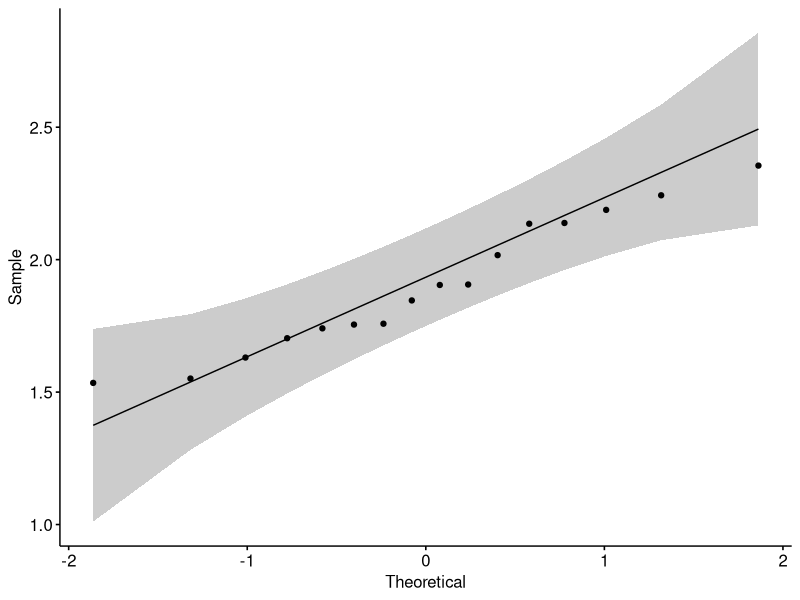
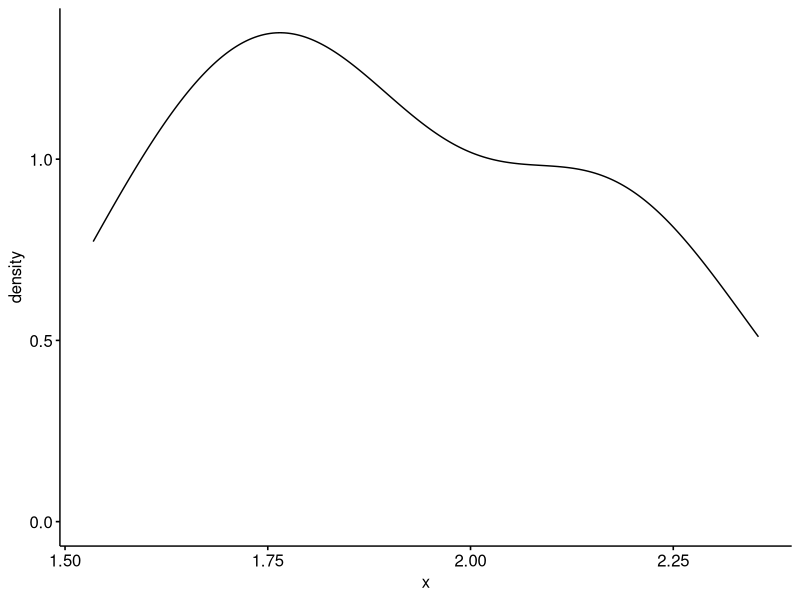

Generate these figures, in order, with R: (Note: this script raises an error after producing the figures.)
## ---- chunk 1
knitr::opts_chunk$set(echo = TRUE)
knitr::opts_chunk$set(warning = FALSE)
library(ggplot2)
library(ggpubr)
library(tidyverse)
library(plyr)
library(dplyr)
library(vegan)
library(cowplot)
library(grid)
setwd("C:/Users/Jackson/Desktop/Marine Bio/Deepwater_MPAs")
## ---- chunk 2

# Bring in data
Density <- data.frame(read.csv("Density_table_2005-2019.csv"))
Count <- data.frame(read.csv("Count_table_2005-2019.csv"))
Anacapa.d <- subset(Density, MPA_Group == "Anacapa Island")
Anacapa.c <- subset(Count, MPA_Group == "Anacapa Island")

# create a shannon diversity column using the vegan package

Anacapa.c <- mutate(Anacapa.c, Diversity = diversity(Anacapa.c[,7:163]))

# create a new data frame without white urchins

Anacapa.c.m <- subset(Anacapa.c,select=-White.sea.urchin)

# and make a shannon diversity column from this new data frame : Modified diversity

Anacapa.c.m <- mutate(Anacapa.c.m, Diversity = diversity(Anacapa.c.m[,7:163]))

# Combine columns from multiple data frames to make one simple, straightforward frame

Div.data <- data.frame(Year=Anacapa.c.m$Year,Type=Anacapa.c.m$Type,
                       Diversity=Anacapa.c$Diversity,
                       Modified.Diversity=Anacapa.c.m$Diversity)
## ---- chunk 3
# Is the (modified) diversity data normal?

# Run ggqplot to look at normality and ggdensity to examine the distribution
ggqqplot(Div.data$Modified.Diversity)
ggdensity(Div.data$Modified.Diversity)

# A shapiro test can test for normality
shapiro.test(Div.data$Modified.Diversity)
# the var.test examines if the variance between the two data sets is equal:
# in this case it is modified diversity in the SMCA and SMR
var.test(Modified.Diversity~Type, data = Div.data)

# The data is normal. So a paired t-test can be used to test the effects of 
# MPA type on (modified) Shannon diversity, while controlling for the effects
# of individual years.

t.test(Modified.Diversity~Type, data=Div.data, 
       alternative = "two.sided", paired=TRUE,var.equal=TRUE)

# Null hypothesis rejected. There's definitely a significant difference 
# in (modified) diversity when 
# year and white urchin outbreaks are controlled for. 
# (n = 8, df = 7, t = -5.8635, p = 0.000622)
## ---- chunk 4
# Add spiny lobsters to data

Div.data <- mutate(Div.data, lobster=Anacapa.d$California.spiny.lobster)

# This lobster density data changes from 0 to slight to high, so even without
# a Shapiro test I know this isn't a normal distribution.
# Besides, If I just want to look at a correlation between lobster density and 
# diversity, I just need a correlation test that doesn't assume normality. 
# Run a spearman's rank correlation

lobs.sp = cor.test(Div.data$lobster,Div.data$Diversity, method="spearman")
lobs.sp

# There is no correlation, (r = -0.0184219, p = 0.946) but white urchin density 
# is EXTREMELY high, in 2014 and 2015, so that may be throwing it off. 
# What about the (modified) diversity?

lobs.sp2 = cor.test(Div.data$lobster,Div.data$Modified.Diversity,
                    method="spearman")
lobs.sp2

# Here, the null hypothesis is rejected and there IS a correlation between 
# lobster density and diversity (r = 0.7430168. p = 0.0009741)

# Does SMR or SMCA matter (i.e. does fishing pressure matter?)
# In this case, I want to see if the independent variable (MPA type) is 
# affecting lobster density, so I need at t-test to compare population means in
# each MPA type. However, the data isn't normal, so I'll have to bootstrap the 
# test. 

# Calculate Signal:Noise (SN)
p1 = subset(Div.data, Type == "SMR")[,5]
p2 = subset(Div.data, Type == "SMCA")[,5]
b=c(p1,p2)
n1 = length(p1)
n2 = length(p2)
n =length(b)
s1 = sd(p1)
s2 = sd(p2)
pooledVar=(((n1-1)*s1^2+(n2-1)*s2^2)/(n1+n2-2))
signal = (1/((1/n1)+(1/n2)))*(mean(p1)-mean(p2))^2
calcSN =  signal/pooledVar

# Bootstrap t-test

trials = 1000
SN <- as.vector(NULL) # vector to hold SN
for (i in 1:trials) { #bootstrap resamples
  bs.H <- sample(b, n1, replace = TRUE) #resample H from all
  bs.C <- sample(b, n2, replace = TRUE) #resample C from all
  bs.s1 = sd(bs.H)
  bs.s2 = sd(bs.C)
  bs.pooledVar=(((n1-1)*bs.s1^2+(n2-1)*bs.s2^2)/(n1+n2-2))
  bs.signal = (1/((1/n1)+(1/n2)))*(mean(bs.H)-mean(bs.C))^2
  SN[i] = bs.signal/bs.pooledVar}
hist(SN) # plot (good habit)
bs.p = (sum(SN > calcSN))/trials # p-value.
label0="S:N:"
label2="P-value from bootstrap_m1:"
sprintf("%s %f", label0,calcSN)
sprintf("%s %f", label2,bs.p)

# Yes! The lack of fishing pressure has a significant effect!
# (S:N = 3.701043, p = 0.049)

# If white urchins are dropping diversity this much, there should be a 
# correlation...
## ---- chunk 5
# Add white urchins to data
Div.data <- mutate(Div.data, urchin=Anacapa.d$White.sea.urchin)

# Because it is hypothesized the urchins are causing diversity to drop, a t-test
# will be used with white urchins as the independent variable. 
# So is the data normal?

## visualize and test for normality
ggqqplot(Div.data$Diversity)
ggdensity(Div.data$Diversity)
shapiro.test(Div.data$Diversity)

# No, it is not normal. So it'll be bootstrapped.

# Calculate signal to noise
n = 16
m_x = mean(Div.data$urchin)
m_y = mean(Div.data$Diversity)
b1_num = sum((Div.data$urchin-m_x)*(Div.data$Diversity-m_y))
b1_den = sum((Div.data$urchin-m_x)^2)
b1=b1_num/b1_den
b0 = m_y-b1*m_x
SSE_R = sum((Div.data$Diversity-m_y)^2)
SSE_F = sum((Div.data$Diversity - (b0+b1*Div.data$urchin))^2)
Signal = SSE_R-SSE_F
Noise = SSE_F/(n-2)
SN = Signal/Noise

# Bootstrap t-test

trials = 1000
urn.x = Div.data$urchin
urn.y = Div.data$Diversity
bs.SN = NULL # vector to hold SN
for (i in 1:trials) {
  bs.x = sample(urn.x, n, replace = T) 
  bs.y = sample(urn.y, n, replace = T) 
  bs.m = lm(formula = bs.y~bs.x) #runs regression with bootstrapped data
  bs.ms = summary(bs.m)
  f = bs.ms$fstatistic[1] #extracts the f statistic from the model
  bs.SN[i] = f}
bs.p=(sum(bs.SN > SN))/trials #SN is from previous steps. If cleared workspace will need to calculate again.

cat("P-value for bootstrap is", bs.p, "\n")
hist(bs.SN, breaks = 200)
abline(v=SN, col="red", lty="dotted", lwd=2)

# The null hypothesis is rejected. White urchins and Shannon diversity are 
# negatively correlated in the Anacapa MPAs (n = 16, p = 0.003).

# So, are white urchins and spiny lobsters correlated too?
# Just a correlation, no assumptions on normality.
# Spearman's rank test will be used. 

lo.ur.sp = cor.test(Div.data$urchin,Div.data$lobster, method="spearman")
lo.ur.sp

# Apparently they are (Spearman's r = 0.5516187, p = 0.02675)
# What are the interactions? Run a two-way ANOVA to find out.

div.aov <- aov(Diversity ~ urchin * lobster, data = Div.data)
summary(div.aov)

# There appears to be no interaction between white urchins and spiny lobsters
# in terms of diversity. The only significant correlation is that white urchins
# decrease diversity (urchin df = 1,12 F = 32.812, p = 9.48e-05).
## ---- chunk 6
# Create an NMDS for Anacapa, using SMCA and SMR each year as the different
# communities.
yr <- c("2005","2005","2006","2006","2007","2007","2008","2008","2009",
        "2009","2014","2014","2015","2015","2019","2019")
Anacapa.c.labels <- Anacapa.c[,2:6]
Anacapa.c.data <- Anacapa.c[,7:163]
Anacapa.mds <- metaMDS(Anacapa.c.data, distance = "bray", k = 2, trymax = 100,
                       autotransform = FALSE)
# Run stressplot
stressplot(Anacapa.mds)
MDS <- plot(Anacapa.mds, type = "n",
     main = "Anacapa SMR and SMCA sites each year")
orditorp(Anacapa.mds, display="sites", label = yr, 
         col=c("green","purple","green","purple","green","purple","green",
               "purple","green","purple","green","purple","green","purple",
               "green","purple"), air=0.01, cex=0.75)
ordiellipse(Anacapa.mds, groups=Anacapa.c.labels$Type, draw="polygon", 
            col=c("grey"), label=T)
# Create a species fit
Anacapa.spp.fit <- envfit(Anacapa.mds, Anacapa.c.data, permutations = 10000)
plot(Anacapa.spp.fit, p.max = 0.005, col="black", cex=0.7)
legend("topleft", "stress = 0.994", bty = "n", cex = 1)

## Very cool. And there's the spiny lobsters and White urchins, so they 
## are obviously having an effect on characterizing the SMR. 
## ---- chunk 7
# Add CA sea cucumber to data
Div.data <- mutate(Div.data, CA.sea.cucumber=Anacapa.d$California.sea.cucumber)

# Is there a correlation between California sea cucumbers and modified 
# diversity?
# A correlation can be tested using Spearman's

cumber.sp <- cor.test(Div.data$CA.sea.cucumber,Div.data$Modified.Diversity, 
                      method="spearman")
cumber.sp

# There is no correlation (r = 0.2352941, p = 0.379)

# How about... with unmodified diversity?

cumber.sp2 <- cor.test(Div.data$CA.sea.cucumber,Div.data$Diversity,
                       method="spearman")
cumber.sp2

# No, no there is not a correlation here either 
# (Spearman's r = -0.2205882, p = 0.4103)

# Well, is it at least doing better in the SMR where it isn't fished?
# Like with the lobsters, a bootstrapped t-test will be used to test for
# a difference between 'cumbers in the SMR vs. the SMCA. 

# Calculate Signal:Noise

p1 = subset(Div.data, Type == "SMR")[,7]
p2 = subset(Div.data, Type == "SMCA")[,7]
b=c(p1,p2)
n1 = length(p1)
n2 = length(p2)
n =length(b)
s1 = sd(p1)
s2 = sd(p2)
pooledVar=(((n1-1)*s1^2+(n2-1)*s2^2)/(n1+n2-2))
signal = (1/((1/n1)+(1/n2)))*(mean(p1)-mean(p2))^2
calcSN =  signal/pooledVar

# Bootstrap t-test

trials = 1000
SN <- as.vector(NULL) # vector to hold SN
for (i in 1:trials) { #bootstrap resamples
  bs.H <- sample(b, n1, replace = TRUE)
  bs.C <- sample(b, n2, replace = TRUE) 
  bs.s1 = sd(bs.H)
  bs.s2 = sd(bs.C)
  bs.pooledVar=(((n1-1)*bs.s1^2+(n2-1)*bs.s2^2)/(n1+n2-2))
  bs.signal = (1/((1/n1)+(1/n2)))*(mean(bs.H)-mean(bs.C))^2
  SN[i] = bs.signal/bs.pooledVar}
hist(SN) # plot (good habit)
bs.p = (sum(SN > calcSN))/trials # p-value.
label0="S:N:"
label2="P-value from bootstrap_m1:"
sprintf("%s %f", label0,calcSN)
sprintf("%s %f", label2,bs.p)

# No, apparently the SMR doesn't have a significant effect (n = 16, p = 0.227)

# Well, how about the other abundant sea cucumber? The warty sea cucumber...

# Add to data

Div.data <- mutate(Div.data, Warty.sea.cucumber=Anacapa.d$Warty.sea.cucumber)

# And run a spearman's rank test with modified diversity
# No need to run unmodified. It's pretty clear that the urchins skew the 
# diversity index way to much for it to be useful outside urchin analysis. 

w.cumber.sp <- cor.test(Div.data$Warty.sea.cucumber,Div.data$Modified.Diversity,
                        method="spearman")
w.cumber.sp

# Warty sea cucumbers are correlated with modified diversity 
# (Spearman's r = 0.5558824, p = 0.02762)

# Based on the fact that only invertebrates on the NMDS are different
# between the SMR and SMCA, it seems silly to look at those differences
# for Warty sea cucumbers. 
# BUT, maybe it wouldn't hurt to run another organism on that NMDS...
## ---- chunk 8
# Add orange gorgonians to the data
Div.data <- mutate(Div.data, Orange.gorgonian=Anacapa.d$Orange.gorgonian)

# Check correlation with (non-urchin) diversity, just out of curiosity.
orange.sp <- cor.test(Div.data$Orange.gorgonian,Div.data$Modified.Diversity, 
                      method="spearman")
orange.sp

# Orange gorgonians appear to have a significant correlation with diversity.
# (Spearman's r = 0.6696194, p = 0.004547)

# Now to see how associated it is with the SMR
# Use the usual bootstrapped t-test

p1 = subset(Div.data, Type == "SMR")[,9]
p2 = subset(Div.data, Type == "SMCA")[,9]
b=c(p1,p2)
n1 = length(p1)
n2 = length(p2)
n =length(b)
s1 = sd(p1)
s2 = sd(p2)
pooledVar=(((n1-1)*s1^2+(n2-1)*s2^2)/(n1+n2-2))
signal = (1/((1/n1)+(1/n2)))*(mean(p1)-mean(p2))^2
calcSN =  signal/pooledVar
trials = 1000
SN <- as.vector(NULL) # vector to hold SN
for (i in 1:trials) { #bootstrap resamples
  bs.H <- sample(b, n1, replace = TRUE) #resample H from all
  bs.C <- sample(b, n2, replace = TRUE) #resample C from all
  bs.s1 = sd(bs.H)
  bs.s2 = sd(bs.C)
  bs.pooledVar=(((n1-1)*bs.s1^2+(n2-1)*bs.s2^2)/(n1+n2-2))
  bs.signal = (1/((1/n1)+(1/n2)))*(mean(bs.H)-mean(bs.C))^2
  SN[i] = bs.signal/bs.pooledVar}
hist(SN) # plot (good habit)
bs.p = (sum(SN > calcSN))/trials # p-value.
label0="S:N:"
label2="P-value from bootstrap_m1:"
sprintf("%s %f", label0,calcSN)
sprintf("%s %f", label2,bs.p)

# Well alright, seems like it has a close association with the SMR
# (S:N = 25.162747, p = 0.001)

# So... that begs the question: Is there an interaction between diversity, and
# this structure-forming invertebrate found far more in the SMR?
# Using (non-urchin) diversity of course. No need to get that unpleasant data
# skewing everything. 

# A two-way ANOVA can test for this.

or.aov <- aov(Modified.Diversity ~  Type * Orange.gorgonian, data = Div.data)
summary(or.aov)
TukeyHSD(or.aov)

# No... no there is no interaction between orange gorgonian density and 
# modified diversity. 
## ---- chunk 9
M.div.plot <- ggplot(Div.data, aes(x=Year, y=Modified.Diversity, fill=Type)) +
  geom_bar(position="dodge",stat="identity") +
  ggtitle("Diversity (without white urchins) off Anacapa Island") +
  ylab("Shannon diversity")

Div.plot <- ggplot(Div.data, aes(x=Year, y=Diversity, fill=Type)) +
  geom_bar(position="dodge",stat="identity") +
  ggtitle("Shannon diversity over time off Anacapa Island") +
  ylab("Shannon diversity")

Lobs.plot <- ggplot(Div.data, aes(x=Year, y=lobster, fill=Type)) +
  geom_bar(position="dodge",stat="identity") +
  ggtitle("Spiny lobster density off Anacapa Island") +
  ylab("Density (m^2)")

Urch.plot <- ggplot(Div.data, aes(x=Year, y=urchin, fill=Type)) +
  geom_bar(position="dodge",stat="identity") +
  ggtitle("White urchin density off Anacapa Island") +
  ylab("Density (m^2)")

CA.cumber.plot <- ggplot(Div.data, aes(x=Year, y=CA.sea.cucumber, fill=Type)) +
  geom_bar(position="dodge",stat="identity") +
  ggtitle("California sea cucumber density off Anacapa Island") +
  ylab("Density (m^2)")

W.cumber.plot <- ggplot(Div.data, aes(x=Year, y=Warty.sea.cucumber, fill=Type)) +
  geom_bar(position="dodge",stat="identity") +
  ggtitle("Warty sea cucumber density off Anacapa Island") +
  ylab("Density (m^2)")

orange.plot <- ggplot(Div.data, aes(x=Year, y=Orange.gorgonian, fill=Type)) +
  geom_bar(position="dodge",stat="identity") +
  ggtitle("Orange gorgonian density off Anacapa Island") +
  ylab("Density (m^2)")

plot_grid(M.div.plot,Div.plot,Lobs.plot,Urch.plot,CA.cumber.plot,W.cumber.plot,
          orange.plot,MDS)
